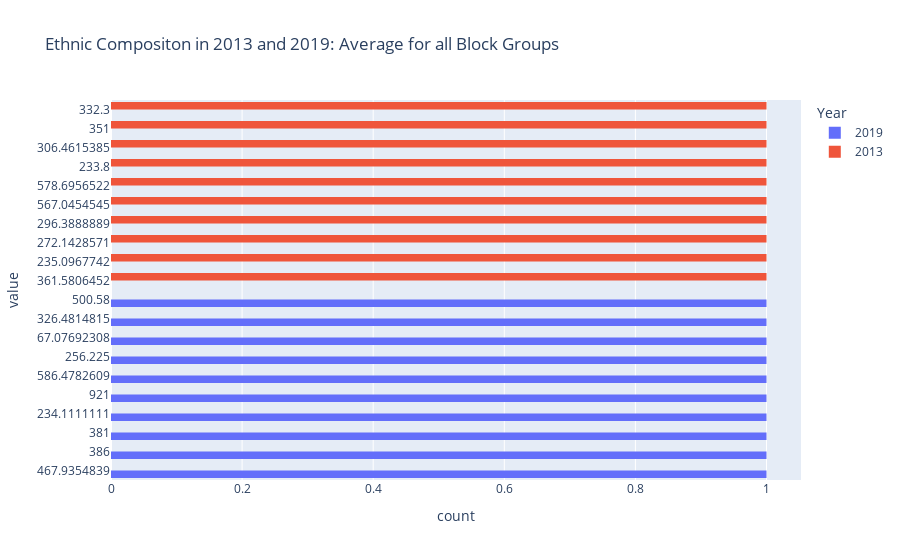

Notebook source saved alongside this figure:
### Code cell
# a simple bar chart, putting date on the x-axis

fig = px.bar(stationbuffer2,
             y='index',
             x=['Non Hispanic White'],
             barmode='group',
             height=600,
             color='Year',
             title="Ethnic Compositon in 2013 and 2019: Average for all Block Groups",
             #color_discrete_sequence=["#e9967a","#a52a2a"],
             #labels={'Ethnicity':'Ethnicity','value':'# Residents', 'variable':'Year'}
                     )

# get rid of white lines inside the bars
fig.update_traces(marker_line_width=0)

# show the figure
fig.show()

### Figure 1 — Plotly figure (JSON) as saved in the notebook; plotly's stock layout.template omitted (floating-point values rounded to 4 significant figures)
{"data": [{"alignmentgroup": "True", "hovertemplate": "Year=2019<br>count=%{x}<br>value=%{y}<extra></extra>", "legendgroup": "2019", "marker": {"color": "#636efa", "line": {"width": 0}, "pattern": {"shape": ""}}, "name": "2019", "offsetgroup": "2019", "orientation": "h", "showlegend": true, "textposition": "auto", "type": "bar", "x": [1, 1, 1, 1, 1, 1, 1, 1, 1, 1], "xaxis": "x", "y": ["467.9354839", "386", "381", "234.1111111", "921", "586.4782609", "256.225", "67.07692308", "326.4814815", "500.58"], "yaxis": "y"}, {"alignmentgroup": "True", "hovertemplate": "Year=2013<br>count=%{x}<br>value=%{y}<extra></extra>", "legendgroup": "2013", "marker": {"color": "#EF553B", "line": {"width": 0}, "pattern": {"shape": ""}}, "name": "2013", "offsetgroup": "2013", "orientation": "h", "showlegend": true, "textposition": "auto", "type": "bar", "x": [1, 1, 1, 1, 1, 1, 1, 1, 1, 1], "xaxis": "x", "y": ["361.5806452", "235.0967742", "272.1428571", "296.3888889", "567.0454545", "578.6956522", "233.8", "306.4615385", "351", "332.3"], "yaxis": "y"}], "layout": {"autosize": true, "barmode": "group", "legend": {"title": {"text": "Year"}, "tracegroupgap": 0}, "title": {"text": "Ethnic Compositon in 2013 and 2019: Average for all Block Groups"}, "xaxis": {"anchor": "y", "autorange": true, "domain": [0, 1], "range": [0, 1.053], "title": {"text": "count"}, "type": "linear"}, "yaxis": {"anchor": "x", "autorange": true, "domain": [0, 1], "range": [-0.5, 19.5], "title": {"text": "value"}, "type": "category"}}}
